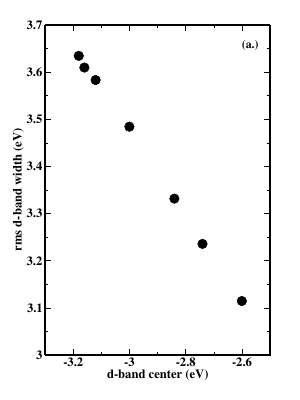

Source code (Python):
#%[files,labels,ed,dw,fd,rho_ef]=textread('Pt_3d_electonic_structure.csv','%s%s%n%n%n%n','headerlines',1);
from GracePlot import *
from math import *

rhod_ef=[1.65, 2.04, 2.80, 3.58, 4.23, 4.78, 4.78, 5.19].reverse()
rho_ef=[31.65, 33.14, 36.60, 33.86, 25.20, 20.37, 16.55, 16.74];

sf=6.75/8;
ed=[-2.44, -2.60, -2.74, -2.84, -3.00, -3.12, -3.18, -3.16];
dw=[9.11, 9.70, 10.47, 11.10, 12.14, 12.84, 13.21, 13.03];

p=GracePlot(3,4)
p.SetView(0.15,0.15,0.9,1.25)
#set(gcf,'Units','inches','Position',[1 1 6.75 4],'PaperPositionMode','auto','PaperSize',[6.75 4])
d1=Data(ed,map(lambda x:sqrt(x), dw),
        symbol=Symbol(symbol=circle,fillcolor=black,size=1.6),
        line=Line(linestyle=0),
	legend='data')

fit=Data([-3.2,-2.6],[-1.*-3.2+0.5,-1.*-2.6+0.5],
	 line=Line(linestyle=1,color=black,linewidth=4),
	 legend='y=0.5-x')

def line(x):
    return -1.2*(x+2.44)+sqrt(9.27)

model_fit=Data([-3.2,-2.6],[line(-3.2),line(-2.6)],
	 line=Line(linestyle=1,color=black,linewidth=4),
	 legend='y=0.5-x')

vline=Data([-2.9, -2.9],[0.5+2.9,0.5+2.9+.1],
	   line=Line(linestyle=1,color=black,linewidth=4))

hline=Data([-2.9,-3.0],[3.5,3.5],
	   line=Line(linestyle=1,color=black,linewidth=4))

#p.plot(d1,model_fit,vline,hline)
p.plot(d1)
p.xaxis(-3.3,-2.5)
p.yaxis(3,3.7)
p.xlabel('d-band center (eV)')
p.ylabel("""rms d-band width (eV)""")
#
#p.legend(x=-2.8,y=3.6,charsize=1.2,font=2)

p.text(x=-2.6,y=3.65,string='(a.)',charsize=1.4,font=2)
#p.text(x=-2.87,y=3.5,string='slope=-1',charsize=1.4,font=2)
p.save('figure2a.eps')
p.save('figure2a.pdf')
p.save('figure2a.agr')


